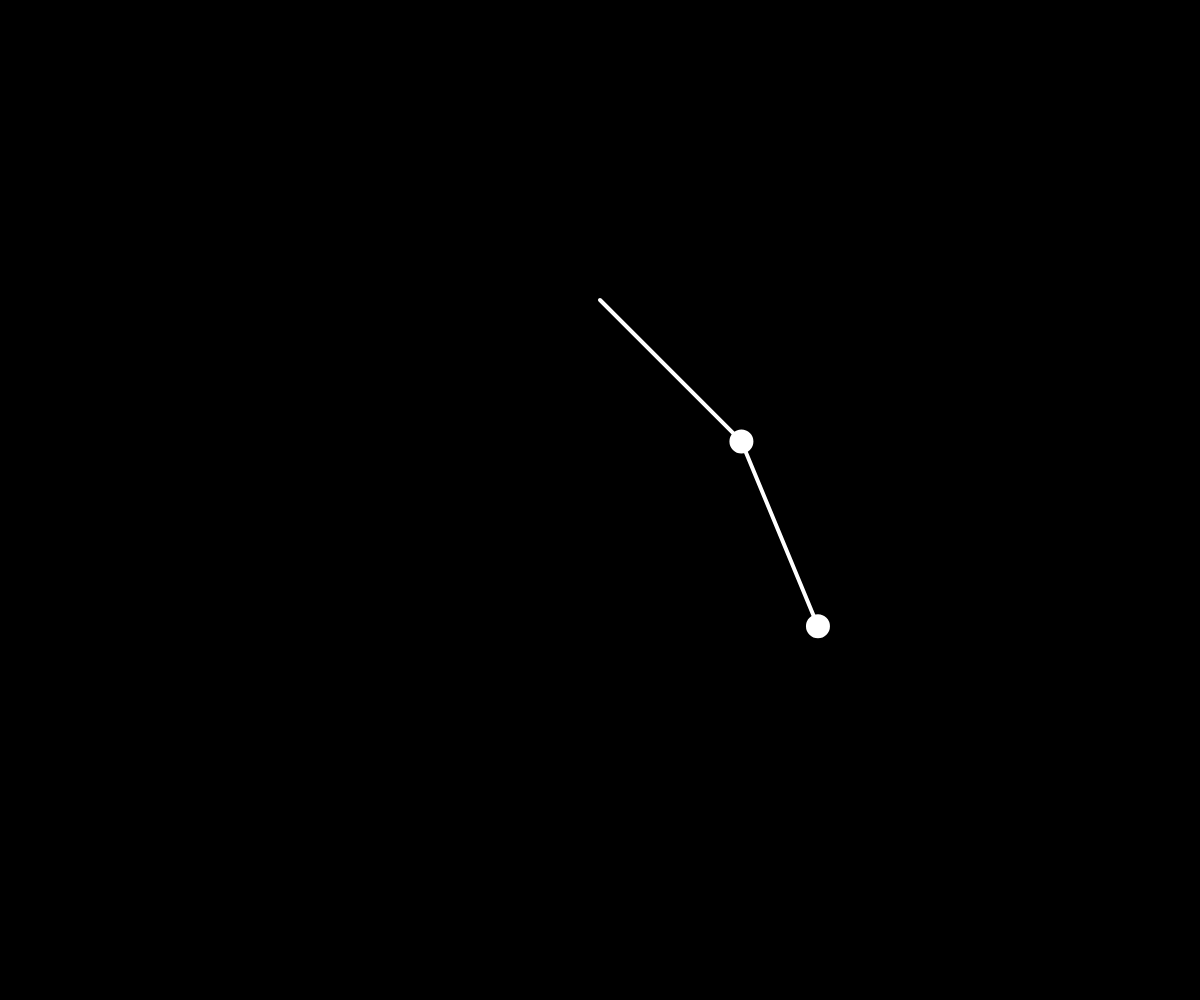
Frame 1 (no input)
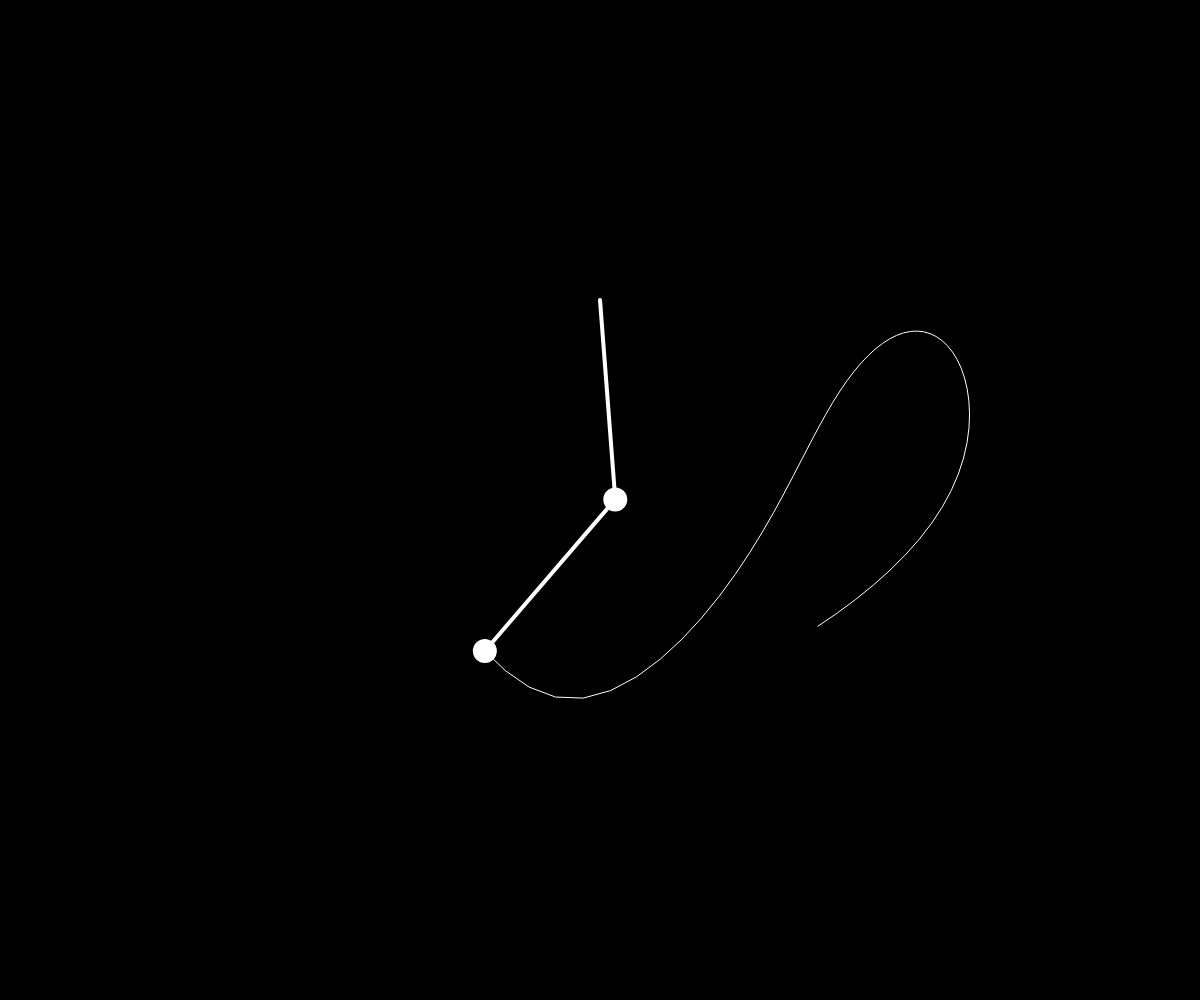
Frame 60 (no input)
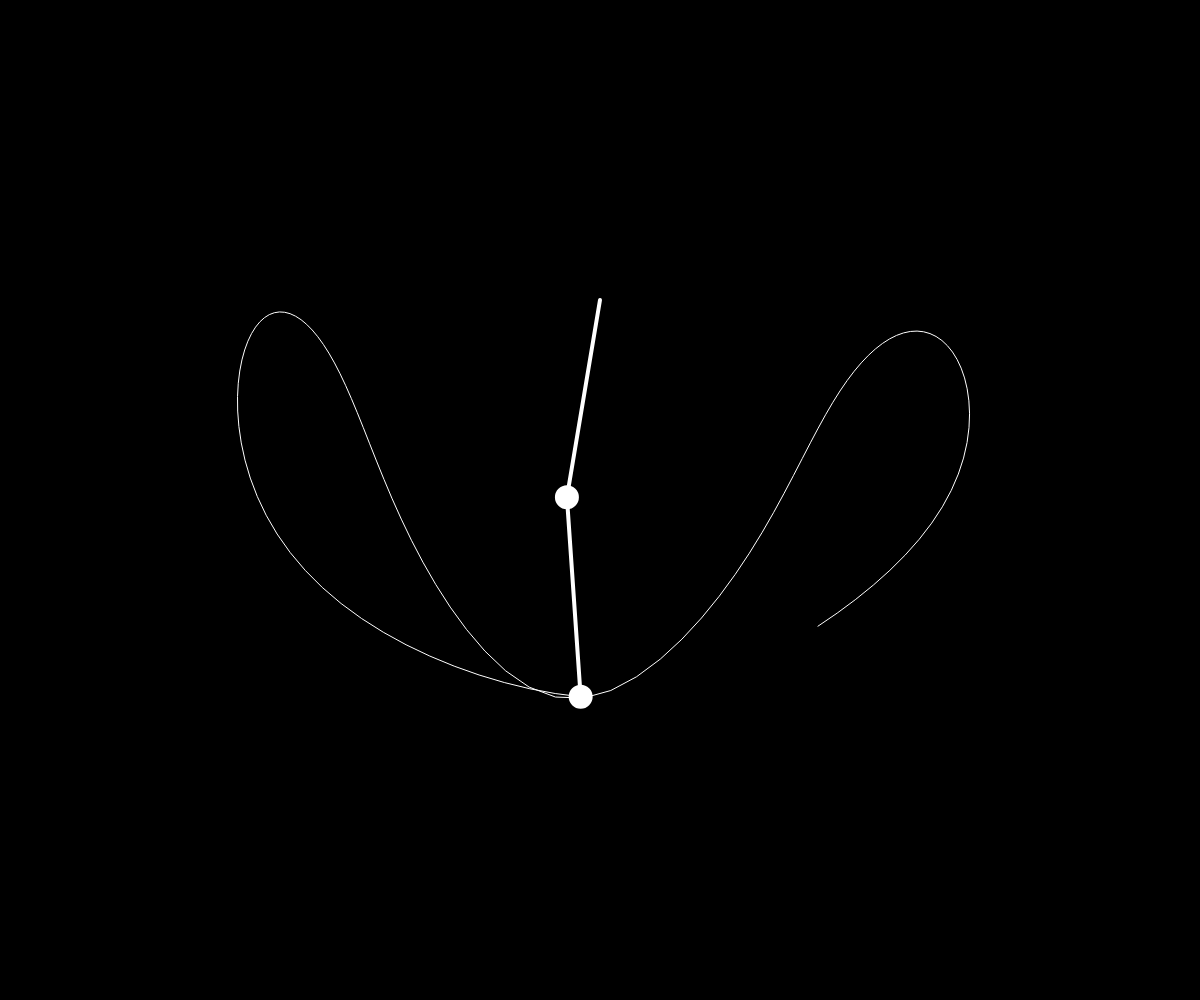
Frame 120 (the mouse pressed at the canvas centre since frame 60)

The p5.js sketch that drew these frames (run headless with seeded random() and noise() and a simulated clock; from frame 60 on, the mouse is pressed at the canvas centre):

// p5.js sketch
// ── sketch.js
let len = 300;

let angle;
let angle_2;
let blob;
let blob_2;
let origin;
let origin_2;
let radius_1 = 200;
let radius_2 = 200;
let mass_1 = 20;
let mass_2 = 20;

let accelleration;
let accelleration_2;
let angular_velocity = 0.0599;
let angular_velocity_2 = 0.0599;

let gravity = 1;
// let friction = 0.999;
let friction = 1;

let path = [];

function setup() {
    createCanvas(windowWidth, windowHeight);

    blob = createVector(windowWidth / 2, 200);
    origin = createVector(windowWidth / 2, 200);
    angle = PI / 4;

    blob_2 = createVector(windowWidth / 2, 200);
    origin_2 = createVector(windowWidth / 2, 200);
    angle_2 = PI / 8;
}

function singlePendulum() {
    background(0);
    translate(0, 0);

    let force = gravity * sin(angle);
    accelleration = -1 * force / len;
    angular_velocity += accelleration;
    angular_velocity *= friction;
    angle += angular_velocity;

    blob.x = origin.x + len * sin(angle);
    blob.y = origin.y + len * cos(angle);

    // Draw the blob   
    stroke(255);
    strokeWeight(4);
    line(origin.x, origin.y, blob.x, blob.y);

    // Draw the origin
    stroke(255, 0, 0);
    strokeWeight(20);
    point(blob.x, blob.y);

    // Draw the path
    path.push(createVector(blob.x, blob.y));

    // If path is too long, remove the first element
    if (path.length > 1000) {
        path.splice(0, 1);
    }

    stroke(255);
    strokeWeight(2);
    noFill();
    beginShape();
    for (let i = 0; i < path.length; i++) {
        vertex(path[i].x, path[i].y);
    }
    endShape();
}

function doublePendulum() {
    background(0);
    translate(width / 2, 300);

    let x1 = radius_1 * sin(angle);
    let y1 = radius_1 * cos(angle);

    let x2 = x1 + radius_2 * sin(angle_2);
    let y2 = y1 + radius_2 * cos(angle_2);

    // Acceleration of the first pendulum
    let num1 = -gravity * (2 * mass_1 + mass_2) * sin(angle);
    let num2 = -mass_2 * gravity * sin(angle - 2 * angle_2);
    let num3 = -2 * sin(angle - angle_2) * mass_2;
    let num4 = angular_velocity_2 * angular_velocity_2 * radius_2 + angular_velocity * angular_velocity * radius_1 * cos(angle - angle_2);
    let den = radius_1 * (2 * mass_1 + mass_2 - mass_2 * cos(2 * angle - 2 * angle_2));
    accelleration = (num1 + num2 + num3 * num4) / den;

    // Acceleration of the second pendulum
    num1 = 2 * sin(angle - angle_2);
    num2 = (angular_velocity * angular_velocity * radius_1 * (mass_1 + mass_2));
    num3 = gravity * (mass_1 + mass_2) * cos(angle);
    num4 = angular_velocity_2 * angular_velocity_2 * radius_2 * mass_2 * cos(angle - angle_2);
    den = radius_2 * (2 * mass_1 + mass_2 - mass_2 * cos(2 * angle - 2 * angle_2));
    accelleration_2 = (num1 * (num2 + num3 + num4)) / den;

    angular_velocity += accelleration;
    angular_velocity *= friction;
    angle += angular_velocity;

    angular_velocity_2 += accelleration_2;
    angular_velocity_2 *= friction;
    angle_2 += angular_velocity_2;

    // Draw path of the second pendulum
    path.push(createVector(x2, y2));

    // If path is too long, remove the first element
    if (path.length > 10000) {
        path.splice(0, 1);
    }

    // Draw the first line
    stroke(255);
    strokeWeight(4);
    line(0, 0, x1, y1);
    fill(255);
    ellipse(x1, y1, mass_1, mass_1);

    // Draw the second line
    stroke(255);
    strokeWeight(4);
    line(x1, y1, x2, y2);
    fill(255);
    ellipse(x2, y2, mass_2, mass_2);

    // Draw the path
    stroke(255);
    strokeWeight(1);
    noFill();
    beginShape();
    for (let i = 0; i < path.length; i++) {
        vertex(path[i].x, path[i].y);
    }
    endShape();
}

let display_double = true;

function keyPressed() {
    if (key == 'r' || key == 'R') {
        path = [];
        angle = PI / 4;
        angle_2 = PI / 4;
        angular_velocity = 0;
        angular_velocity_2 = 0;

        blob.x = origin.x + len * sin(angle);
        blob.y = origin.y + len * cos(angle);

        blob_2.x = blob.x + len * sin(angle_2);
        blob_2.y = blob.y + len * cos(angle_2);
    }

    if (key == 'd' || key == 'D') {
        display_double = !display_double;
        path = [];

        angular_velocity = 0.0599;
        angular_velocity_2 = 0.0599;

        blob.x = origin.x + len * sin(angle);
        blob.y = origin.y + len * cos(angle);

    }
}

function draw() {
    if (display_double) {
        doublePendulum();
    } else {
        singlePendulum();
    }
}
